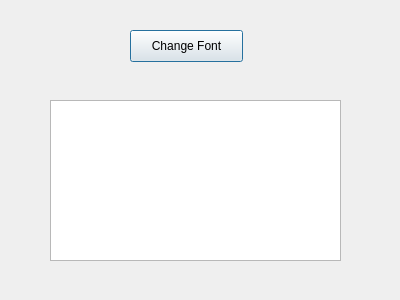
<?xml version="1.0" encoding="UTF-8"?>
<ui version="4.0">
 <class>Dialog</class>
 <widget class="QDialog" name="Dialog">
  <property name="geometry">
   <rect>
    <x>0</x>
    <y>0</y>
    <width>400</width>
    <height>300</height>
   </rect>
  </property>
  <property name="windowTitle">
   <string>Dialog</string>
  </property>
  <widget class="QPushButton" name="pushButtonFont">
   <property name="geometry">
    <rect>
     <x>130</x>
     <y>30</y>
     <width>113</width>
     <height>32</height>
    </rect>
   </property>
   <property name="text">
    <string>Change Font</string>
   </property>
  </widget>
  <widget class="QTextEdit" name="textEdit">
   <property name="geometry">
    <rect>
     <x>50</x>
     <y>100</y>
     <width>291</width>
     <height>161</height>
    </rect>
   </property>
  </widget>
 </widget>
 <resources/>
 <connections/>
</ui>
